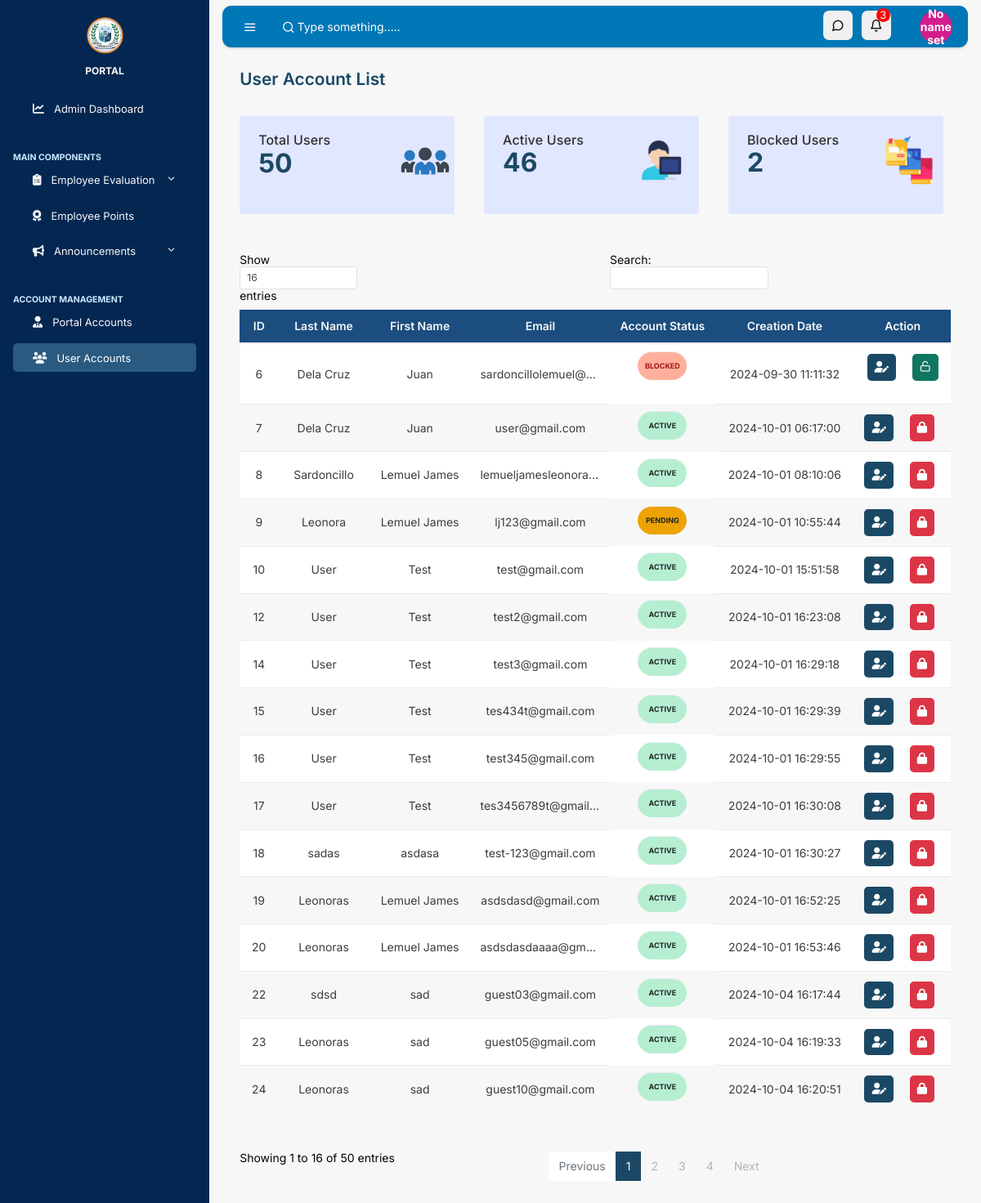
The app's page /admin/account_mgmt/user-account.php (signed in) with its own data.
### tables this page shows
CREATE TABLE `user_accounts` (
  `id` int(11) NOT NULL,
  `firstname` varchar(255) NOT NULL,
  `lastname` varchar(255) NOT NULL,
  `email` varchar(255) NOT NULL,
  `verification_email` varchar(255) DEFAULT NULL,
  `phone_number` varchar(20) NOT NULL,
  `address` text NOT NULL,
  `job_title` varchar(255) NOT NULL,
  `department` varchar(255) NOT NULL,
  `employee_id` varchar(255) NOT NULL,
  `date_of_hire` date NOT NULL,
  `job_function` varchar(255) NOT NULL,
  `supervisor_name` varchar(255) NOT NULL,
  `supervisor_email` varchar(255) NOT NULL,
  `location` varchar(255) NOT NULL,
  `password` varchar(255) NOT NULL,
  `created_at` timestamp NOT NULL DEFAULT current_timestamp(),
  `updated_at` timestamp NOT NULL DEFAULT current_timestamp() ON UPDATE current_timestamp(),
  `profile_picture` varchar(255) DEFAULT NULL,
  `role` varchar(50) DEFAULT 'Employee',
  `status` varchar(10) DEFAULT 'active',
  `verification_code` varchar(32) DEFAULT NULL,
  `blocked_at` datetime DEFAULT NULL,
  `reset_token_hash` varchar(64) DEFAULT NULL,
  `reset_token_expires_at` datetime DEFAULT NULL
);

### admin/account_mgmt/user-account.php (the view, shortened to what this page needs)
<?php
include('../../connection.php');
  $stmt = $conn->prepare("SELECT * FROM notifications ORDER BY id DESC");
  $stmt->execute();
  $result = $stmt->get_result();
  $notifications = array();
  while ($row = $result->fetch_assoc()) {
    $notifications[] = $row;
  }
  $notificationCount = count($notifications);
?>
<!DOCTYPE html>
<html lang="en">
  <head>
    <link rel="stylesheet" href="https://cdn.jsdelivr.net/npm/@fortawesome/fontawesome-free@6.6.0/css/fontawesome.min.css">
    <link rel ="stylesheet" href="https://cdnjs.cloudflare.com/ajax/libs/font-awesome/6.6.0/css/all.min.css">
    <link rel="stylesheet" href="../../css/simplebar.css">
    <link rel="stylesheet" href="../../css/feather.css">
    <link rel="stylesheet" href="../../ui/main.css">
  </head>
  <body class="vertical  light  ">
    <div class="wrapper">
      <nav class="topnav navbar navbar-light">
        <button type="button" class="navbar-toggler text-muted mt-2 p-0 mr-3 collapseSidebar">
          <i class="fe fe-menu navbar-toggler-icon"></i>
        </button>
        <form class="form-inline mr-auto searchform text-muted">
          <input class="form-control  bg-transparent border-0 pl-4 " type="search" placeholder="Type something....." aria-label="Search">
        </form>
        <ul class="nav">
          <li class="nav-item">
            <section class="nav-link text-muted my-2 circle-icon" href="#" data-toggle="modal" data-target=".modal-shortcut">
              <span class="fe fe-message-circle fe-16"></span>
            </section>
          </li>
          <li class="nav-item nav-notif">
  <section class="nav-link text-muted my-2 circle-icon" href="#" data-toggle="modal" data-target=".modal-notif">
    <span class="fe fe-bell fe-16"></span>
    <?php if ($notificationCount > 0) { ?>
      <span id="notification-count" style="
        position: absolute;
        top: 5px; right: 1px;
        font-size:13px; color: white;
        background-color: red;
        width:17px;
        height: 17px;
        display: flex;
        justify-content: center;
        align-items: center;
        border-radius: 50px;
      "><?php echo $notificationCount; ?></span>
    <?php } ?>
  </section>
</li>
          <li class="nav-item dropdown">
            <span class="nav-link text-muted pr-0 avatar-icon" href="#" id="navbarDropdownMenuLink" role="button" data-toggle="dropdown" aria-haspopup="true" aria-expanded="false">
            <span class="avatar avatar-sm mt-2">
  <div class="avatar-img rounded-circle avatar-initials-min text-center position-relative">
  <?php
$stmt = $conn->prepare("SELECT firstname, lastname FROM admin_accounts WHERE id = ?");
$stmt->bind_param("i", $_SESSION['id']);
$stmt->execute();
$result = $stmt->get_result();
if ($result->num_rows > 0) {
  $row = $result->fetch_assoc();
  $_SESSION["firstname"] = $row['firstname'];
  $_SESSION["lastname"] = $row['lastname'];
  $name = $_SESSION["firstname"] . ' ' . $_SESSION["lastname"];
  $name_array = explode(" ", $name);
  $initials = strtoupper($name_array[0][0] . $name_array[count($name_array) - 1][0]);
  echo $initials;
} else {
  echo "No name set";
}
?>
  </div>
</span>
</span>
          </li>
        </ul>
      </nav>
      <aside class="sidebar-left border-right bg-white " id="leftSidebar" data-simplebar>
        <nav class="vertnav navbar-side navbar-light">
          <div class="w-100 mb-4 d-flex">
            <a class="navbar-brand mx-auto mt-2 flex-fill text-center" href="#">
                <img src="../../assets/images/unified-lgu-logo.png" width="45">
            <div class="brand-title">
            <br>
              <span>PORTAL</span>
            </div>
            </a>
          </div>
          <ul class="navbar-nav flex-fill w-100 mb-2">
            <li class="nav-item dropdown">
              <a class="nav-link" href="../../admin/main/dashboard">
              <i class="fas fa-chart-line"></i>
                <span class="ml-3 item-text">Admin Dashboard</span>
              </a>
            </li>
          </ul>
          <p class="text-muted-nav nav-heading mt-4 mb-1">
          <span style="font-size: 10.5px; font-weight: bold; font-family: 'Inter', sans-serif;">MAIN COMPONENTS</span>
          </p>
          <ul class="navbar-nav flex-fill w-100 mb-2">
          <ul class="navbar-nav flex-fill w-100 mb-2">
            <li class="nav-item dropdown">
              <a href="#tables" data-toggle="collapse" aria-expanded="false" class="dropdown-toggle nav-link">
              <i class="fa-solid fa-clipboard-list"></i>
                <span class="ml-3 item-text">Employee Evaluation</span><span class="sr-only">(current)</span>
              </a>
            </li>
          </ul>
          <ul class="navbar-nav flex-fill w-100 mb-2">
            <li class="nav-item w-100">
            <a class="nav-link" href="../../admin/main/employee/emp-points">
            <i class="fa-solid fa-award"></i>
                <span class="ml-3 item-text">Employee Points</span>
              </a>
            </li>
          </ul>
          <ul class="navbar-nav flex-fill w-100 mb-2">
            <li class="nav-item dropdown">
              <a href="#pages" data-toggle="collapse" aria-expanded="false" class="dropdown-toggle nav-link">
              <i class="fa-solid fa-bullhorn"></i>
                <span class="ml-3 item-text">Announcements</span><span class="sr-only">(current)</span>
              </a>
            </li>
          </ul>
          <p class="text-muted-nav nav-heading mt-4 mb-1">
          <span style="font-size: 10.5px; font-weight: bold; font-family: 'Inter', sans-serif;">ACCOUNT MANAGEMENT</span>
          </p>
          <ul class="navbar-nav flex-fill w-100 mb-2">
            <li class="nav-item w-100">
              <a class="nav-link" href="../../admin/account_mgmt/admin-account ">
              <i class="fa-solid fa-user-tie"></i>
                <span class="ml-3 item-text">Portal Accounts</span>
              </a>
            </li>
          </ul>
          <ul class="navbar-nav active flex-fill w-100 mb-2">
            <li class="nav-item w-100">
            <a class="nav-link" href="../../admin/account_mgmt/user-account ">
            <i class="fa-solid fa-users"></i>
                <span class="ml-3 item-text">User Accounts</span>
              </a>
            </li>
          </ul>
        </nav>
      </aside>
      <main role="main" class="main-content">
      <div class="col flex-fill w-100 mb-2 nav-item">
      <h2 class="h5 page-title">User Account List</h2>
</div>
      <?php
$result = $conn->query("SELECT COUNT(*) as total_users FROM user_accounts");
if ($result->num_rows > 0) {
    $row = $result->fetch_assoc();
    $total_users = $row["total_users"];
} else {
    $total_users = 0;
}
$result_active = $conn->query("SELECT COUNT(*) as active_users FROM user_accounts WHERE status = 'active'");
if ($result_active->num_rows > 0) {
    $row_active = $result_active->fetch_assoc();
    $active_users = $row_active["active_users"];
} else {
    $active_users = 0;
}
$result_blocked = $conn->query("SELECT COUNT(*) as blocked_users FROM user_accounts WHERE status = 'blocked'");
if ($result_blocked->num_rows > 0) {
    $row_blocked = $result_blocked->fetch_assoc();
    $blocked_users = $row_blocked["blocked_users"];
} else {
    $blocked_users = 0;
}
?>
      <div class="container-fluid">
          <div class="row justify-content-center">
    </div>
    <div class="row my-4">
<div class="col-md-4">
  <div class="card  mb-4">
    <div class="card-body">
      <div class="row align-items-center">
        <div class="col">
          <small class="text-muted-show mb-1">Total Users</small>
          <h3 class="card-title" style="font-size:32px;"><?php
echo$total_users;
?></h3>
        </div>
        <div class="col-4 text-right">
          <span class="sparkline "><img src="../../assets/images/group.png"  width="70"></span>
        </div>
      </div>
    </div>
  </div>
</div>
<div class="col-md-4">
  <div class="card  mb-4">
    <div class="card-body">
      <div class="row align-items-center">
        <div class="col">
          <small class="text-muted-show mb-1">Active Users</small>
          <h3 class="card-title" style="font-size:32px;"><?php
echo$active_users;
?></h3>
        </div>
        <div class="col-4 text-right">
          <span class="sparkline"><img src="../../assets/images/people.png" width="50"></span>
        </div>
      </div>
    </div>
  </div>
</div>
<div class="col-md-4">
  <div class="card mb-4">
    <div class="card-body">
      <div class="row align-items-center">
        <div class="col">
          <small class="text-muted-show mb-1">Blocked Users</small>
          <h3 class="card-title" style="font-size:32px;"><?php
echo$blocked_users;
?></h3>
        </div>
        <div class="col-4 text-right">
          <span class="sparkline"><img src="../../assets/images/online-course.png" width="60"></span>
        </div>
      </div>
    </div>
  </div>
</div>
</div>
                      <table class="table datatables table-striped table-hover" id="dataTable-1" style="text-align:center;">
<thead style="padding:20px">
          <th colspan="1">ID</th>
        <th>Last Name</th>
          <th>First Name</th>
          <th>Email</th>
          <th>Account Status</th>
          <th>Creation Date</th>
          <th>Action</th>
        </thead>
        <tbody>
        <?php
$sql = "SELECT * FROM user_accounts";
$stmt = $conn->prepare($sql);
$stmt->execute();
$result = $stmt->get_result();
if ($result->num_rows > 0) {
  while($row = $result->fetch_assoc()) {
    echo "<tr>";
    echo "<td>" . $row["id"]. "</td>";
    echo "<td >" . $row["lastname"]. "</td>";
    echo "<td>" . $row["firstname"]. "</td>";
    echo "<td style='max-width:150px; overflow: hidden; text-overflow: ellipsis; white-space: nowrap;'>" . $row["email"]. "</td>";
    if ($row["status"] == "active") {
      echo "<td class='badge-status badge-success-active'>" . $row["status"] . "</td>";
  }
  elseif ($row["status"] == "pending") {
    echo "<td class='badge-status badge-success-warning'>" . $row["status"] . "</td>";
}
  else {
      echo "<td class='badge-status badge-danger-blocked'>" . $row["status"] . "</td>";
  }
    if (isset($row["created_at"])) {
      echo "<td style='max-width:150px; overflow: hidden; text-overflow: ellipsis; white-space: nowrap;'>" . substr($row["created_at"], 0, 20) . "</td>";
    } else {
      echo "<td></td>";
    }
    echo "<td>
          <button type='button' class='list-button btn-primary' data-toggle='modal' data-target='#editModal" . $row["id"] . "'><i class='fa-solid fa-user-pen fe-14'></i></button>&nbsp;&nbsp;&nbsp;&nbsp;
          ";
          if ($row["status"] == "blocked") {
            echo "<button type='button' class='list-button btn-success' data-toggle='modal' data-target='#unblockModal" . $row["id"] . "'><i class='fe fe-unlock fe-14'></i></button>&nbsp&nbsp ";
          } else {
            echo "<button type='button' class='list-button btn-danger' data-toggle='modal' data-target='#blockModal" . $row["id"] . "'><i class='fa-solid fa-lock fe-14'></i></button>&nbsp&nbsp ";
          }
          echo "</td>";
          echo "</tr>";
            }
        }
      else {
        echo "<tr><td colspan='7' style='font-size: 15px; text-align: center; padding:20px;'>No data found.</td></tr>";
      }
      ?>
                    </tbody>
                  </table>
                </div>
              </div>
</body>
</html>

### css/simplebar.css (style rules this page uses)
[data-simplebar] { position: relative; flex-direction: column; flex-wrap: wrap; justify-content: flex-start; align-content: flex-start; align-items: flex-start; }

### css/feather.css (style rules this page uses)
.fe { font-family: "feather" !important; speak: none; font-style: normal; font-weight: normal; font-variant: normal; text-transform: none; line-height: 1; -webkit-font-smoothing: antialiased; -moz-osx-font-smoothing: grayscale; }
.fe-16 { font-size: 16px; }
.fe-bell:before { content: ""; }
.fe-menu:before { content: ""; }
.fe-message-circle:before { content: ""; }
.fe-unlock:before { content: ""; }

### records on screen
user_accounts: id "6", lastname "Dela Cruz", firstname "Juan", email "sardoncillolemuel@…", status "BLOC…", created_at "2024-09-30 11:11:32"
user_accounts: id "7", lastname "Dela Cruz", firstname "Juan", email "user@gmail.com", status "ACTIVE", created_at "2024-10-01 06:17:00"
user_accounts: id "8", lastname "Sardoncillo", firstname "Lemuel James", email "lemueljamesleonora…", status "ACTIVE", created_at "2024-10-01 08:10:06"
user_accounts: id "9", lastname "Leonora", firstname "Lemuel James", email "lj123@gmail.com", status "PENDI…", created_at "2024-10-01 10:55:44"
user_accounts: id "10", lastname "User", firstname "Test", email "test@gmail.com", status "ACTIVE", created_at "2024-10-01 15:51:58"
user_accounts: id "12", lastname "User", firstname "Test", email "test2@gmail.com", status "ACTIVE", created_at "2024-10-01 16:23:08"
user_accounts: id "14", lastname "User", firstname "Test", email "test3@gmail.com", status "ACTIVE", created_at "2024-10-01 16:29:18"
user_accounts: id "15", lastname "User", firstname "Test", email "tes434t@gmail.com", status "ACTIVE", created_at "2024-10-01 16:29:39"
user_accounts: id "16", lastname "User", firstname "Test", email "test345@gmail.com", status "ACTIVE", created_at "2024-10-01 16:29:55"
user_accounts: id "17", lastname "User", firstname "Test", email "tes3456789t@gmail…", status "ACTIVE", created_at "2024-10-01 16:30:08"
user_accounts: id "18", lastname "sadas", firstname "asdasa", email "test-123@gmail.com", status "ACTIVE", created_at "2024-10-01 16:30:27"
user_accounts: id "19", lastname "Leonoras", firstname "Lemuel James", email "asdsdasd@gmail.com", status "ACTIVE", created_at "2024-10-01 16:52:25"
user_accounts: id "20", lastname "Leonoras", firstname "Lemuel James", email "asdsdasdaaaa@gm…", status "ACTIVE", created_at "2024-10-01 16:53:46"
user_accounts: id "22", lastname "sdsd", firstname "sad", email "guest03@gmail.com", status "ACTIVE", created_at "2024-10-04 16:17:44"
user_accounts: id "23", lastname "Leonoras", firstname "sad", email "guest05@gmail.com", status "ACTIVE", created_at "2024-10-04 16:19:33"
user_accounts: id "24", lastname "Leonoras", firstname "sad", email "guest10@gmail.com", status "ACTIVE", created_at "2024-10-04 16:20:51"

### other values on screen
$notificationCount "3"
$total_users "50"
$active_users "46"
$blocked_users "2"
